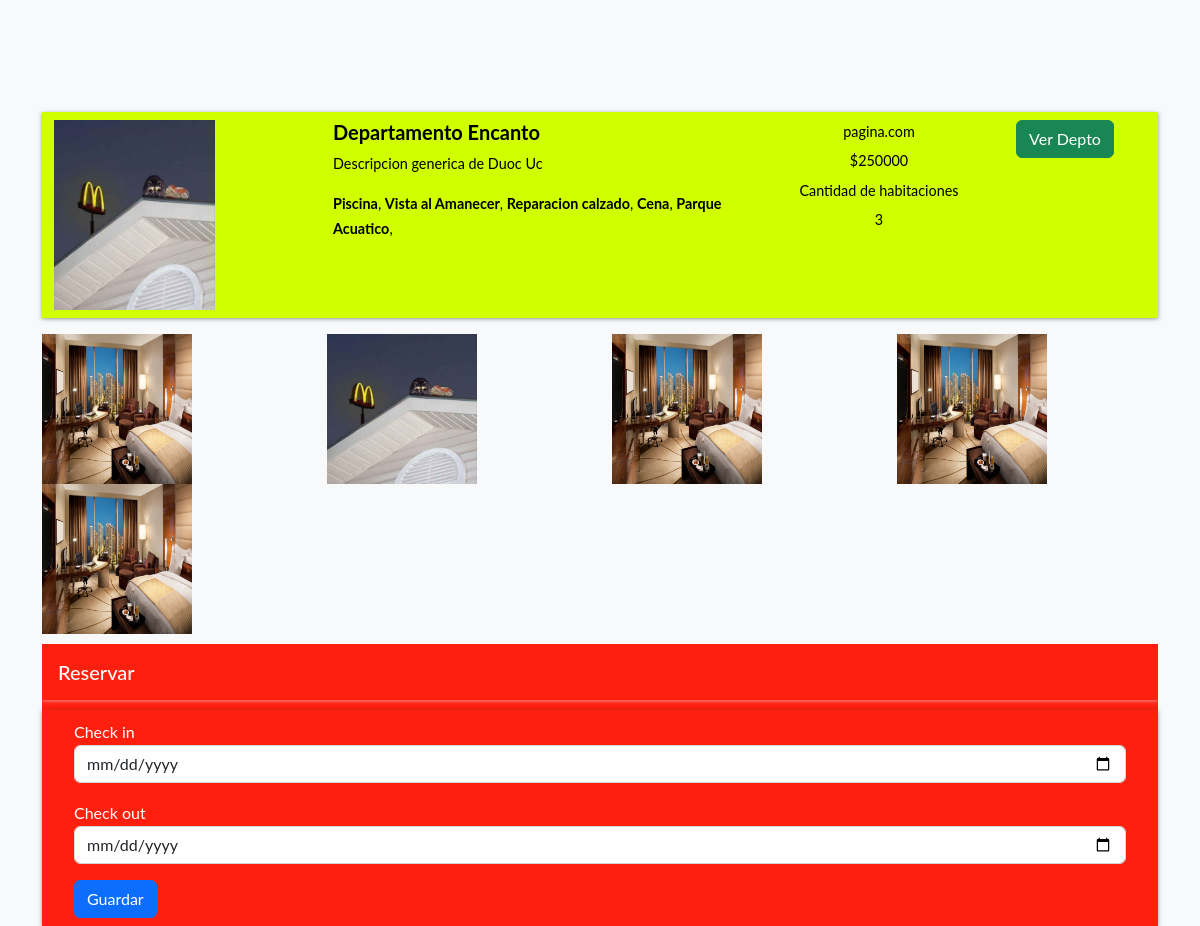
Screenshot of /hotel-detail/8816cc94637548699cdcca8bc0f6cb2b/ (signed in) with the database file from the repository.
### home/models.py (models this page shows, shortened)
class BaseModel(models.Model):
    uid = models.UUIDField(default=uuid.uuid4   , editable=False , primary_key=True)
    created_at = models.DateField(auto_now_add=True)
    updated_at = models.DateField(auto_now_add=True)
    class Meta:
        abstract = True

class Hotel(BaseModel):
    hotel_name= models.CharField(max_length=100)
    hotel_price = models.IntegerField()
    description = models.TextField()
    amenities = models.ManyToManyField(Amenities)
    room_count = models.IntegerField(default=10)

class HotelImages(BaseModel):
    hotel= models.ForeignKey(Hotel ,related_name="images", on_delete=models.CASCADE)
    images = models.ImageField(upload_to="hotels")

class Amenities(BaseModel):
    amenity_name = models.CharField(max_length=100)

### home/views.py (the view, shortened to what this page needs)
# urls.py: path('hotel-detail/<uid>/' , hotel_detail , name="hotel_detail"),
def hotel_detail(request,uid):
    hotel_obj = Hotel.objects.get(uid = uid)
    return render(request , 'hotel_detail.html' ,{
        'hotels_obj' :hotel_obj
    })

### home/templates/hotel_detail.html (shortened to what this page needs)
{% extends "base.html" %}
{%  block start %}
<div class="container mt-5 pt-5">
    <div class="row search-card-result">
        <div class="col-md-3">
        <a href="/hotel-detail/{{hotels_obj.uid}}">
            <img class="img-fluid" src="/media/{{hotels_obj.images.first.images}}" alt="Card image cap">
        </a></div>
        <div class="col-md-5">
            <h5>{{hotels_obj.hotel_name}}</h5>
            <p>
                {{hotels_obj.description|truncatechars:150}}
            </p>
            <p>
                {%for amenitie in hotels_obj.amenities.all %}
                <b>{{amenitie.amenity_name}}</b>,
                {% endfor %}
            </p>
        </div>
        <div class="col-md-2 border-left text-center more-offers">
            <p>pagina.com</p>
            <p>${{hotels_obj.hotel_price}}</p>
            <p>Cantidad de habitaciones</p>
            <p>{{hotels_obj.room_count}}</p>
        </div>
        <div class="col-md-2 border-left text-center more-offers">
            <div class="btn btn-success">Ver Depto </div>
        </div>
    </div>
    <div class="row">
        {% for image in hotels_obj.images.all %}
        <div class="col-md-3">
            <img src="/media/{{image.images}}" style="height: 150px ; width:150px">
        </div>
        {% endfor %}
    </div>
    {% if request.user.is_authenticated %}
    <div class="filter-card">
        <h5>Reservar</h5>
        <form method="post">
            <div class="row form-group">
                <div class="col-md-12">
                    <label for="mintopay">Check in</label>
                    <p>
                        <input type="date" name="checkin" id="checkin" class="form-control">
                    </p>
                </div>
                <div class="col-md-12">
                    <label for="maxtopay">Check out</label>
                    <p>
                        <input type="date" name="checkout" id="checkout" class="form-control">
                    </p>
                </div>
            </div>
            <div class="row form-group">
                <div class="col-md-12">
                    <input type="submit" class="btn btn-primary btn-block" value="Guardar">
                </div>
            </div>
        </form>
    </div>
    {% else %}
    <a href="/login/" class="btn btn-primary mt-5 ">Login</a>
    {% endif %}
</div>
{% endblock %}

### home/templates/base.html (style rules this page uses)
body { font-family: "Lato", Arial, sans-serif; font-weight: 400; font-size: 16px; line-height: 1.7; background: #deee07d7; color: #000000; }
.search-card-result { box-shadow: 0px 1px 4px rgba(41, 51, 57, 0.5); margin: 1rem 0; padding: 0.5rem 0; background-color: #d0ff00; }
.search-card-result img { height: 190px; }
.search-card-result h5 { font-style: 1.1rem; font-weight: 700; }
.search-card-result p { font-size: 0.9rem; }
.search-card-result .more-offers p { margin-bottom: 0.3rem; }
.filter-card { padding: 0; background: #ff1f0f; color: rgb(255, 255, 255); }
.filter-card h5 { margin: 10px 0; padding: 1rem; box-shadow: 0px 1px 4px rgba(255, 255, 255, 0.5); color: #fffcfc; }
.filter-card form { box-shadow: 0px 1px 4px rgba(41, 51, 57, 0.5); padding: 0.5rem 2rem; }

### rows the page displays
Hotel: images.first.images (picture), hotel_name "Departamento Encanto", description "Descripcion generica de Duoc Uc", hotel_price "250000", room_count "3"
Amenities: amenity_name "Piscina"
Amenities: amenity_name "Vista al Amanecer"
Amenities: amenity_name "Reparacion calzado"
Amenities: amenity_name "Cena"
Amenities: amenity_name "Parque Acuatico"
HotelImages: images (picture)
HotelImages: images (picture)
HotelImages: images (picture)
HotelImages: images (picture)
HotelImages: images (picture)
